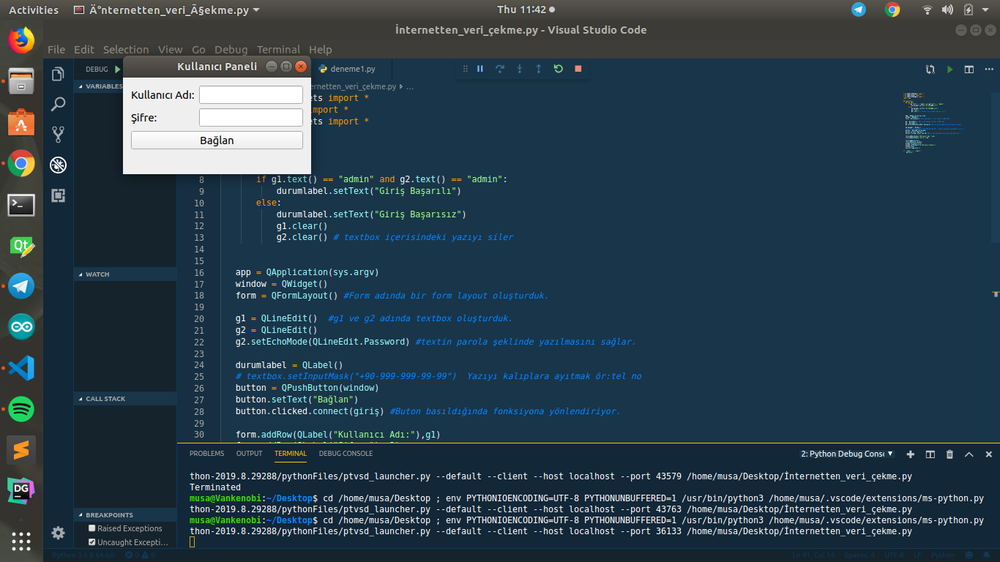
#> input picture Giriş_Paneli_py.png, 1000 x 562 px, shrunk from 1366 x 768 before the run, given in place of the camera
$ python 'OpenCV Morfolojik Filtreleme.py'
#> lines starting #> are read from the running program, lines starting #| are printed output that depends on the picture; after the words box and inside, x2 and y2 are one past the last pixel; in counts of white or black regions, pixels touching at a corner belong together
import cv2
import numpy as np

kamera = cv2.VideoCapture(1)
kamera.set(3,300)
kamera.set(4,300)
alcak = np.array([88,50,50])
yuksek = np.array([130,255,255])

while True:
    ret,goruntu = kamera.read()
#> goruntu is the input picture: shape (562, 1000, 3); mean B, G, R 76.2, 62.9, 42.1
    hsv = cv2.cvtColor(goruntu,cv2.COLOR_BGR2HSV)
#> hsv: shape (562, 1000, 3); mean H, S, V 87.5, 138.2, 79.3
    mavi = cv2.inRange(hsv,alcak,yuksek)
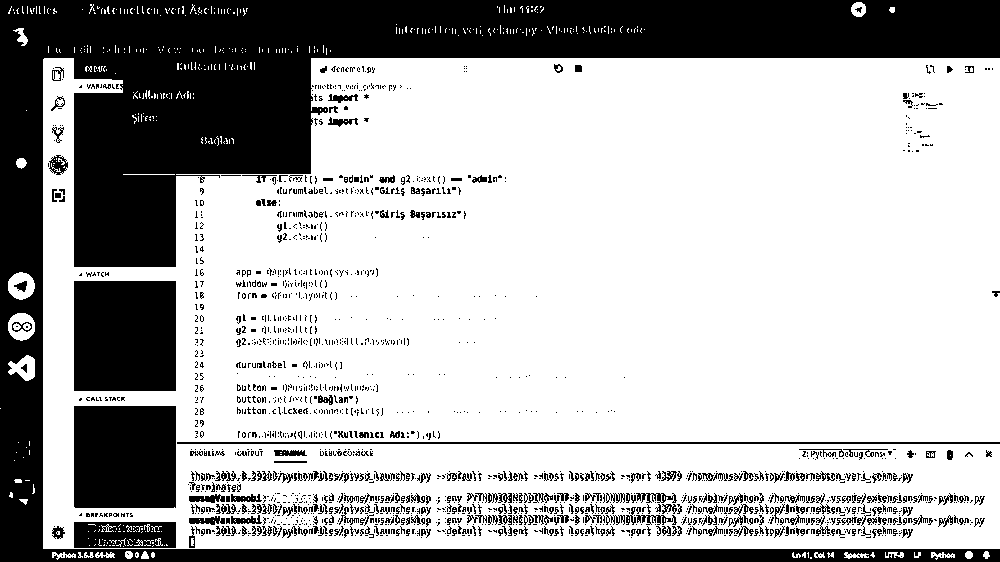
#> mavi: shape (562, 1000); 69.3% white; 1934 black regions (1584 under 20 px), largest, box (x1, y1, x2, y2) and area: (0, 0, 1000, 562) 123960, (74, 281, 176, 391) 11220, (74, 406, 176, 508) 10402
    wise = cv2.bitwise_and(goruntu,goruntu,mask=mavi)
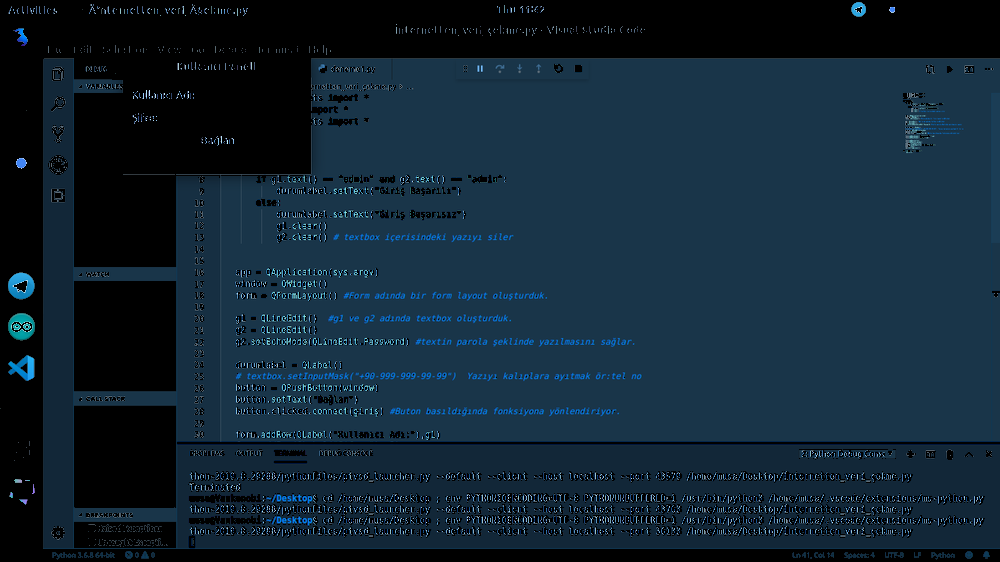
#> wise: shape (562, 1000, 3); mean B, G, R 51.3, 36.9, 17.4
    kernel = np.ones((5,5),np.uint8)

    erosion = cv2.erode(mavi,kernel,iterations=1)
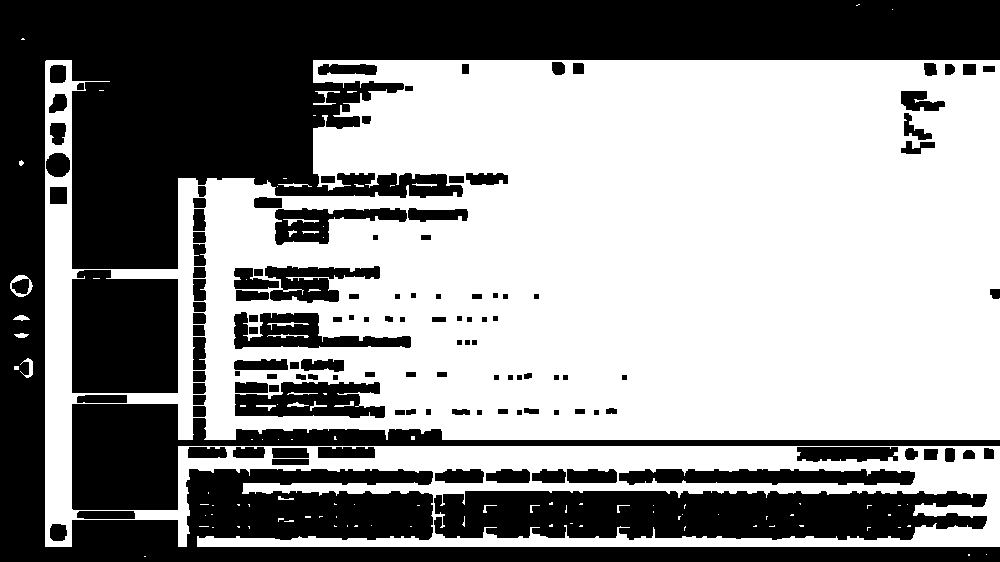
#> erosion: shape (562, 1000); 56.1% white; 127 black regions, largest, box (x1, y1, x2, y2) and area: (0, 0, 1000, 562) 157624, (434, 491, 987, 540) 23020, (72, 404, 1000, 510) 18503
    diolation = cv2.dilate(mavi,kernel,iterations=1)
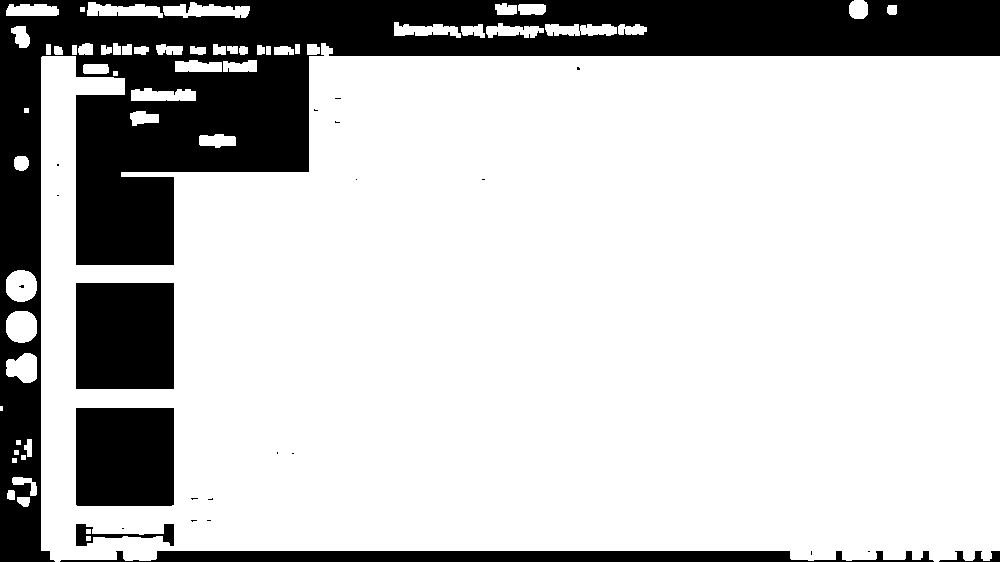
#> diolation: shape (562, 1000); 77.4% white; 24 black regions (18 under 20 px), largest, box (x1, y1, x2, y2) and area: (0, 0, 1000, 562) 98295, (76, 283, 174, 389) 10388, (76, 408, 174, 506) 9601, (60, 551, 934, 562) 7693, (76, 524, 174, 546) 707, (939, 551, 1000, 562) 297

    opening = cv2.morphologyEx(mavi,cv2.MORPH_OPEN,kernel)
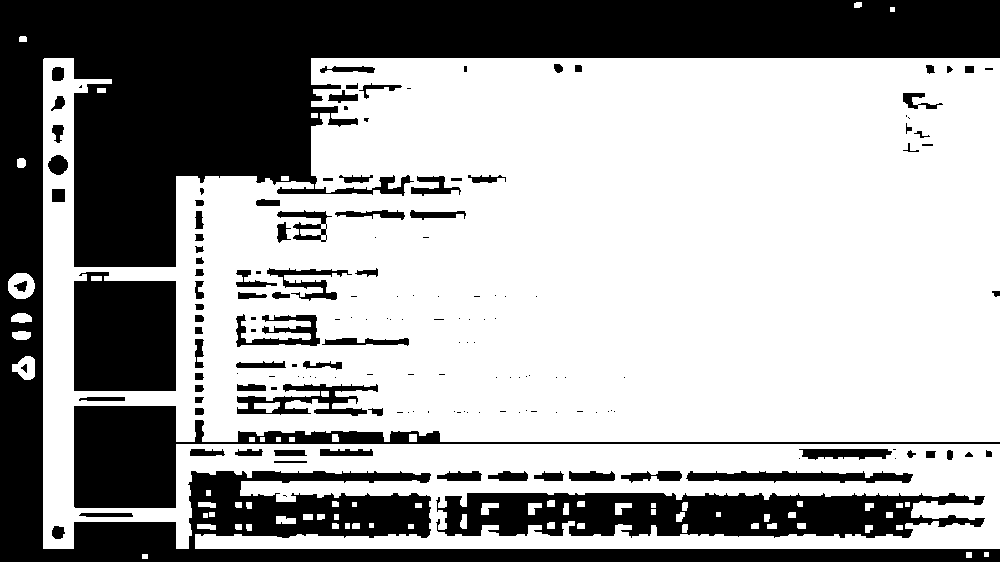
#> opening: shape (562, 1000); 63.7% white; 162 black regions (78 under 20 px), largest, box (x1, y1, x2, y2) and area: (0, 0, 1000, 562) 143346, (436, 493, 985, 538) 17836, (74, 406, 1000, 508) 13907
    closing =cv2.morphologyEx(mavi,cv2.MORPH_CLOSE,kernel)
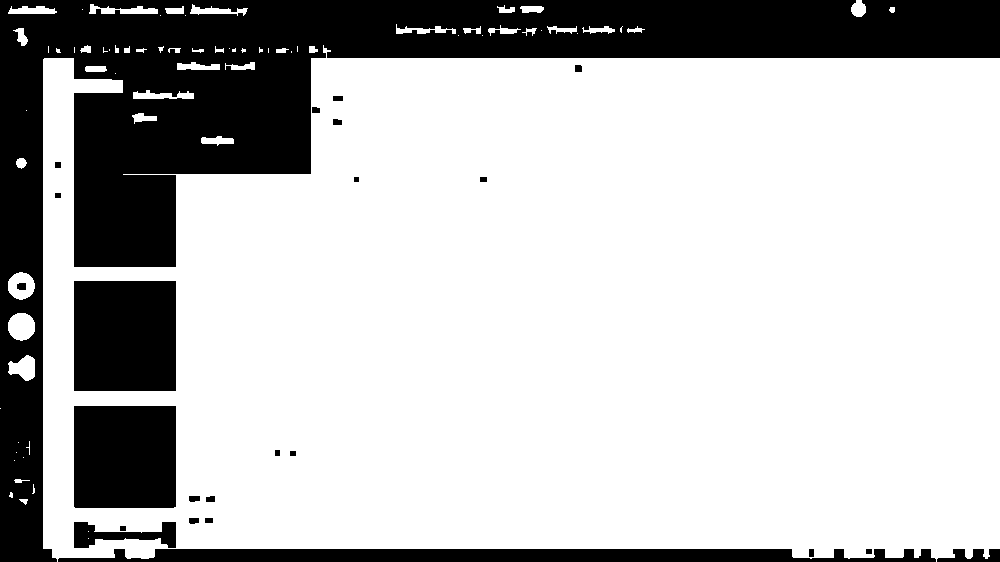
#> closing: shape (562, 1000); 74.4% white; 24 black regions, largest, box (x1, y1, x2, y2) and area: (0, 0, 1000, 562) 109872, (74, 281, 176, 391) 11220, (74, 406, 176, 508) 10401

    cv2.imshow("opening",opening)
    cv2.imshow("closing",closing)
    cv2.imshow("erosion",erosion)
    cv2.imshow("diolation",diolation)
    cv2.imshow("wise",wise)
    cv2.imshow("Mavi",mavi)
    cv2.imshow("hsv", hsv)
    if cv2.waitKey(25) & 0xFF == ord('q'):
#> (key q is pressed here)
        break
kamera.release()
cv2.destroyAllWindows()
